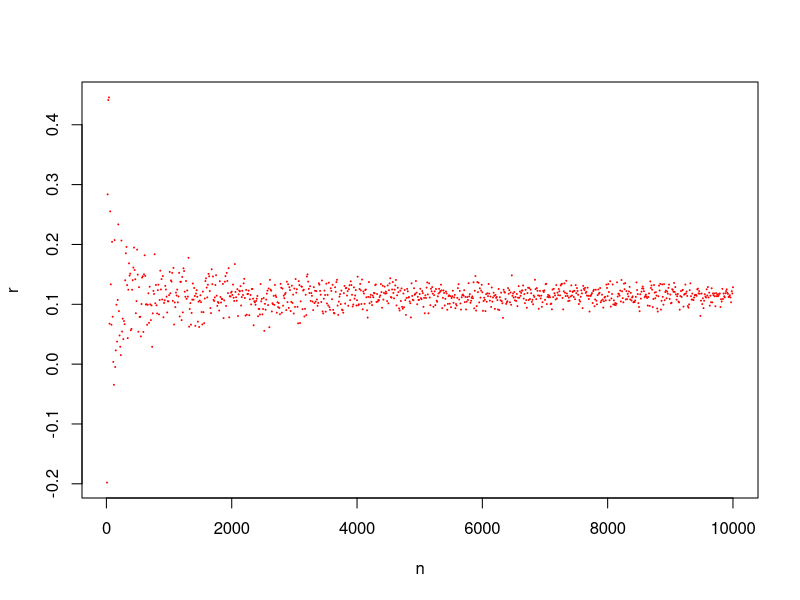
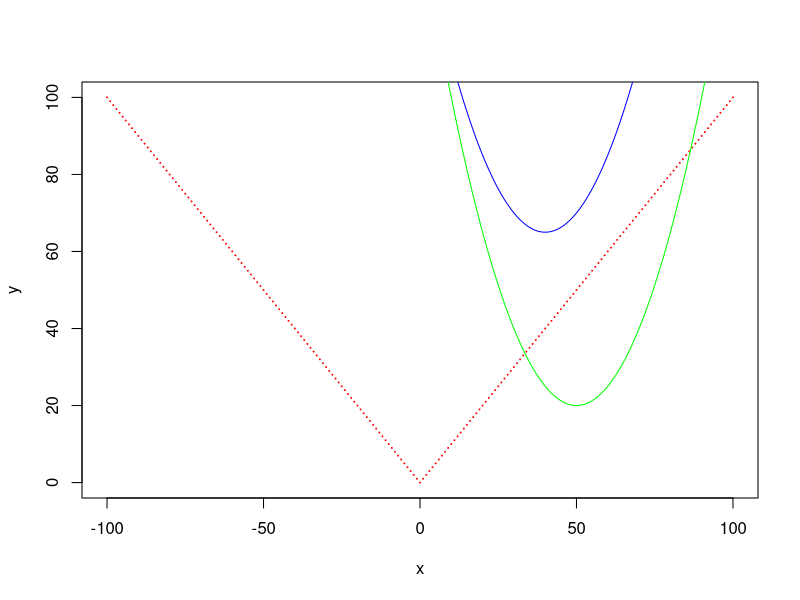
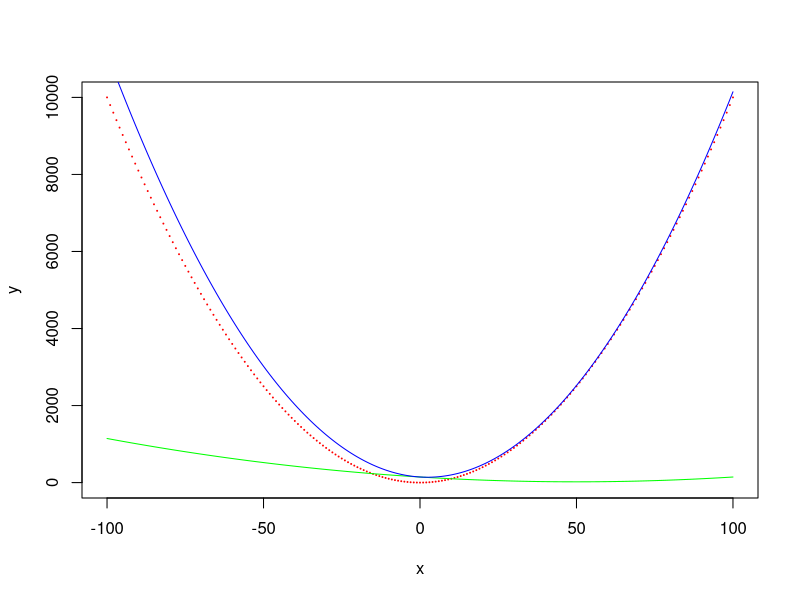

Here is the R script that generated these plots, in order:
## ---- chunk 1
knitr::opts_chunk$set(echo = TRUE)
## ---- chunk 2
fun.y = function(x){
    y = 2*x + 1 + rnorm(n = length(x), mean = 0, sd = 5)
    return(y)
}

n = seq(from = 10, to = 10000, by = 10)
r = rep(NA, length = length(n))

for (idx in 1:length(n)) {
    x = seq(0,1, length = n[idx])
    #print(2*x+1 + rnorm(n = n, mean = 0, sd = 1))
    y = fun.y(x)
    
    cor = cor.test(x,y)
    r[idx] = cor$estimate
}




## ---- chunk 3
plot(n, r, col = "red", cex = .1)
## ---- chunk 4
x = seq(from = -100, to = 100, by = 1)
x2 = seq(from = -100, to = 100, by = 1)
y = abs(x)
y2 = .05*(x-50)^2 + 20

plot(x, y, cex = .1, col = "red")
lines(x, y2, cex = .1, col = "green")
lines(x, y+y2, cex = .1, col = "blue")

## ---- chunk 5
x = seq(from = -100, to = 100, by = 1)
y = x^2
y2 = .05*(x-50)^2 + 20

plot(x, y, cex = .1, col = "red")
lines(x, y2, cex = .1, col = "green")
lines(x, y+y2, cex = .1, col = "blue")

